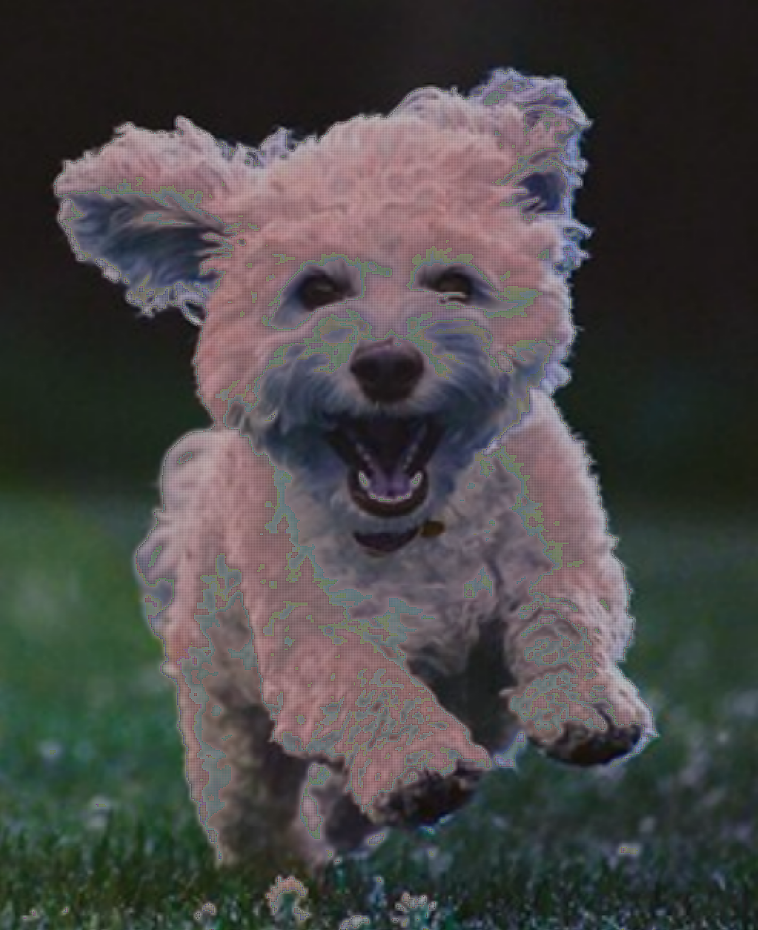
#> input picture Practica 9/interpolacion.png, 758 x 930 px, shrunk from 987 x 1211 before the run
$ python ejercicio3.py interpolacion.png
#> lines starting #> are read from the running program, lines starting #| are printed output that depends on the picture; after the words box and inside, x2 and y2 are one past the last pixel; in counts of white or black regions, pixels touching at a corner belong together
#> further down, img is the input picture: shape (930, 758, 3); mean B, G, R 69.6, 70.2, 71.7
#!/usr/bin/python

import sys
import cv2
import numpy as np
from matplotlib import pyplot as plt

def interpolation(img):

        heigth, width, rgb = img.shape
#> heigth = 930; width = 758; rgb = 3
        scaling = np.zeros((heigth*2-1, width*2-1, rgb), np.uint8)

        for row in range(heigth-1):
                for column in range(width-1):
                        scaling[row*2][column*2] = img[row][column]
                        scaling[row*2][column*2+1] = img[row][column] #(img[row][column] + img[row][column+1])*0.5
                        scaling[row*2+1][column*2] = img[row][column] #(img[row][column] + img[row+1][column])*0.5

                        if column:
                                scaling[row*2+1][column*2-1] = (scaling[row*2+1][column*2] + scaling[row*2+1][column*2-2])*0.5

                scaling[row*2][(width-1)*2] = img[row][width-1]
                scaling[row*2+1][(width-1)*2] = (img[row][width-1]+img[row+1][width-1])*0.5
                scaling[row*2+1][(width-1)*2-1] = (scaling[row*2+1][(width-1)*2] + scaling[row*2+1][(width-1)*2-2])*0.5
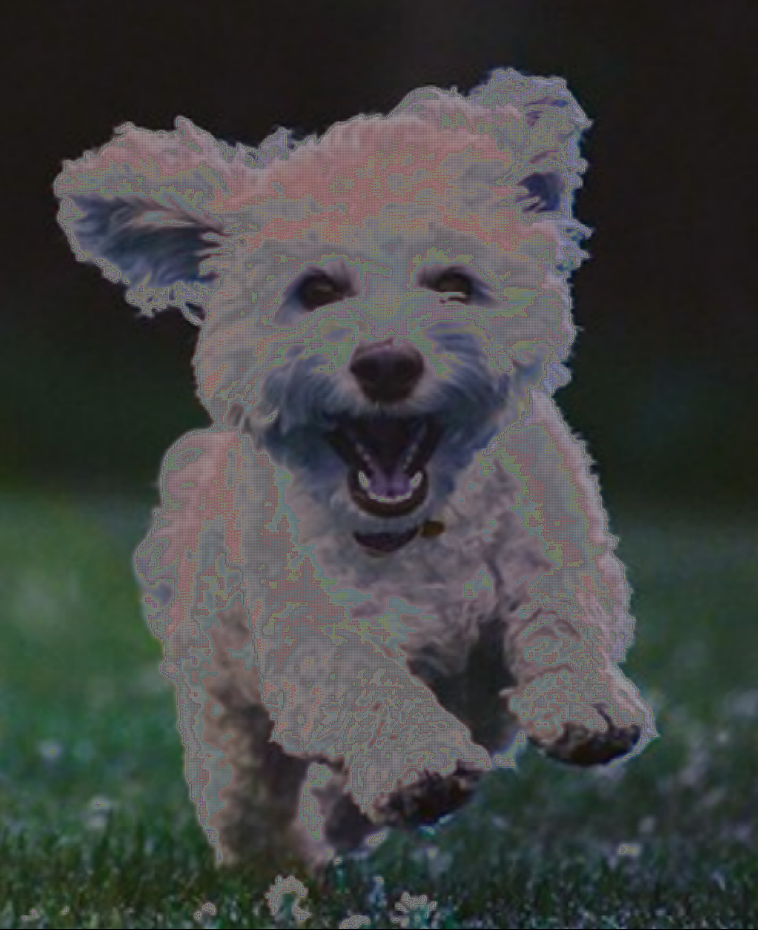
#> scaling: shape (1859, 1515, 3) (shown at 1/2 size); mean B, G, R 66.4, 67.9, 66

        for column in range(width-1):
                scaling[(heigth-1)*2][column*2] = img[heigth-1][column]
                scaling[(heigth-1)*2][column*2+1] = (img[heigth-1][column+1]+img[heigth-1][column])*0.5
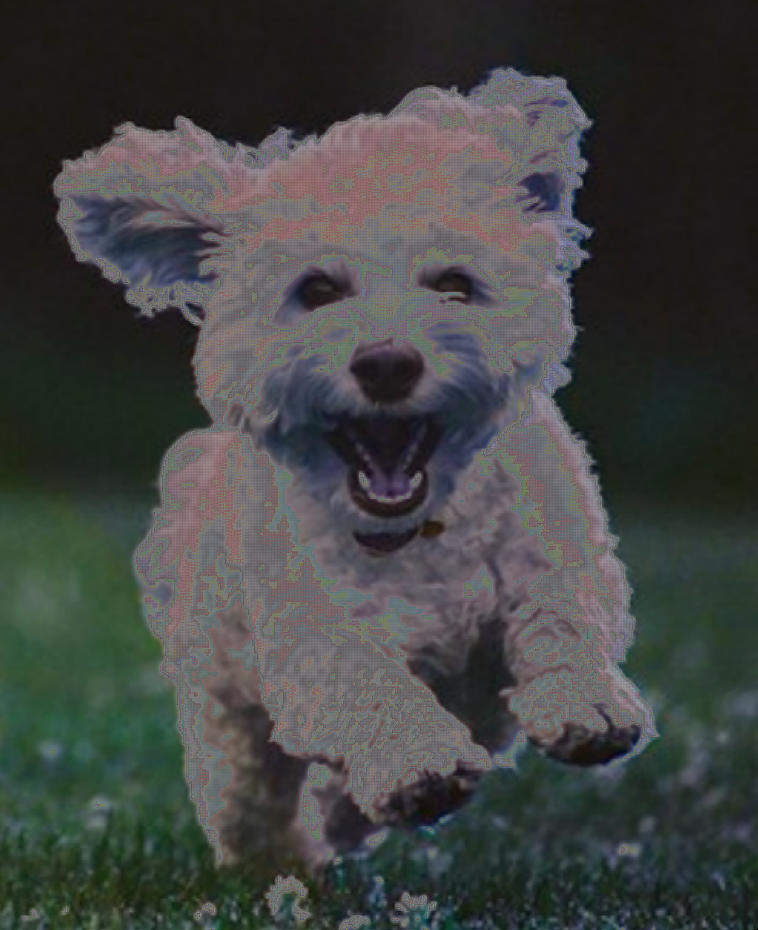
#> scaling: shape (1859, 1515, 3) (shown at 1/2 size); 0.05% of pixels changed, all inside (x1, y1, x2, y2) = (0, 1858, 1514, 1859)

        scaling[(heigth-1)*2][(width-1)*2] = img[heigth-1][width-1]
#> scaling: shape (1859, 1515, 3); under 0.01% of pixels changed, all inside (x1, y1, x2, y2) = (1514, 1858, 1515, 1859)

        cv2.imwrite('interpolacion.jpg', scaling)

if __name__ == "__main__":

        filename = sys.argv[1]

        img = cv2.imread(filename)

        interpolation(img)

        cv2.destroyAllWindows()
        cv2.waitKey(1)
        exit()
#> (the program exits here)
